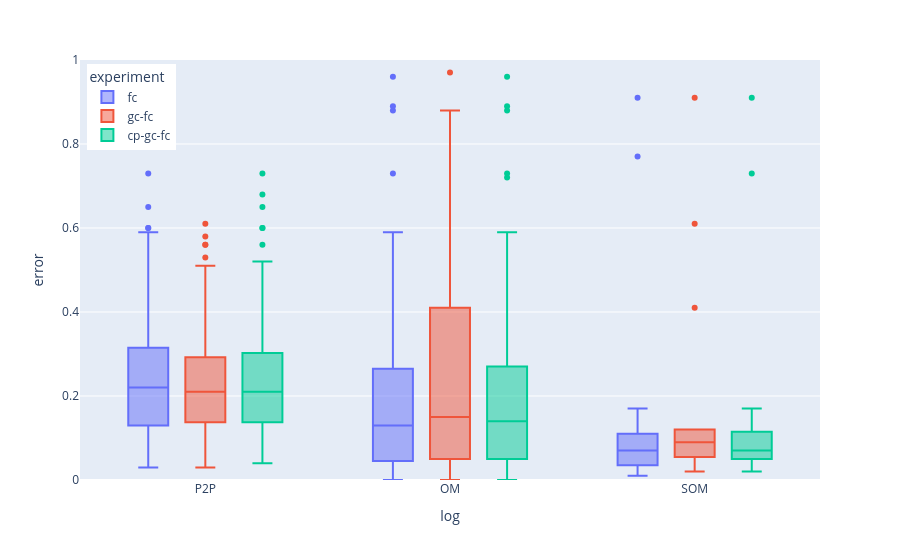

Notebook code for this chart:
### Code cell
df = metrics_df_dict['MAPE']

fig = px.box(df, x="log", y="error", color="experiment")
fig.update_layout( 
    yaxis=dict(
        range=[0, 1]
    ),
legend=dict(
    yanchor="top",
    y=0.99,
    xanchor="left",
    x=0.01
)
)
fig.show()

### Figure 1 — Plotly figure (JSON) as saved in the notebook; plotly's stock layout.template omitted (floating-point values rounded to 4 significant figures; data arrays with more than 128 entries replaced by an {"elided": "..."} marker saying what was removed)
{"data": [{"alignmentgroup": "True", "hovertemplate": "experiment=fc<br>log=%{x}<br>error=%{y}<extra></extra>", "legendgroup": "fc", "marker": {"color": "#636efa"}, "name": "fc", "notched": false, "offsetgroup": "fc", "orientation": "v", "showlegend": true, "type": "box", "x": {"elided": "257 str values"}, "x0": " ", "xaxis": "x", "y": {"elided": "257 float values"}, "y0": " ", "yaxis": "y"}, {"alignmentgroup": "True", "hovertemplate": "experiment=gc-fc<br>log=%{x}<br>error=%{y}<extra></extra>", "legendgroup": "gc-fc", "marker": {"color": "#EF553B"}, "name": "gc-fc", "notched": false, "offsetgroup": "gc-fc", "orientation": "v", "showlegend": true, "type": "box", "x": {"elided": "257 str values"}, "x0": " ", "xaxis": "x", "y": {"elided": "257 float values"}, "y0": " ", "yaxis": "y"}, {"alignmentgroup": "True", "hovertemplate": "experiment=cp-gc-fc<br>log=%{x}<br>error=%{y}<extra></extra>", "legendgroup": "cp-gc-fc", "marker": {"color": "#00cc96"}, "name": "cp-gc-fc", "notched": false, "offsetgroup": "cp-gc-fc", "orientation": "v", "showlegend": true, "type": "box", "x": {"elided": "257 str values"}, "x0": " ", "xaxis": "x", "y": {"elided": "257 float values"}, "y0": " ", "yaxis": "y"}], "layout": {"boxmode": "group", "legend": {"title": {"text": "experiment"}, "tracegroupgap": 0, "x": 0.01, "xanchor": "left", "y": 0.99, "yanchor": "top"}, "margin": {"t": 60}, "xaxis": {"anchor": "y", "domain": [0, 1], "title": {"text": "log"}}, "yaxis": {"anchor": "x", "domain": [0, 1], "range": [0, 1], "title": {"text": "error"}}}}
